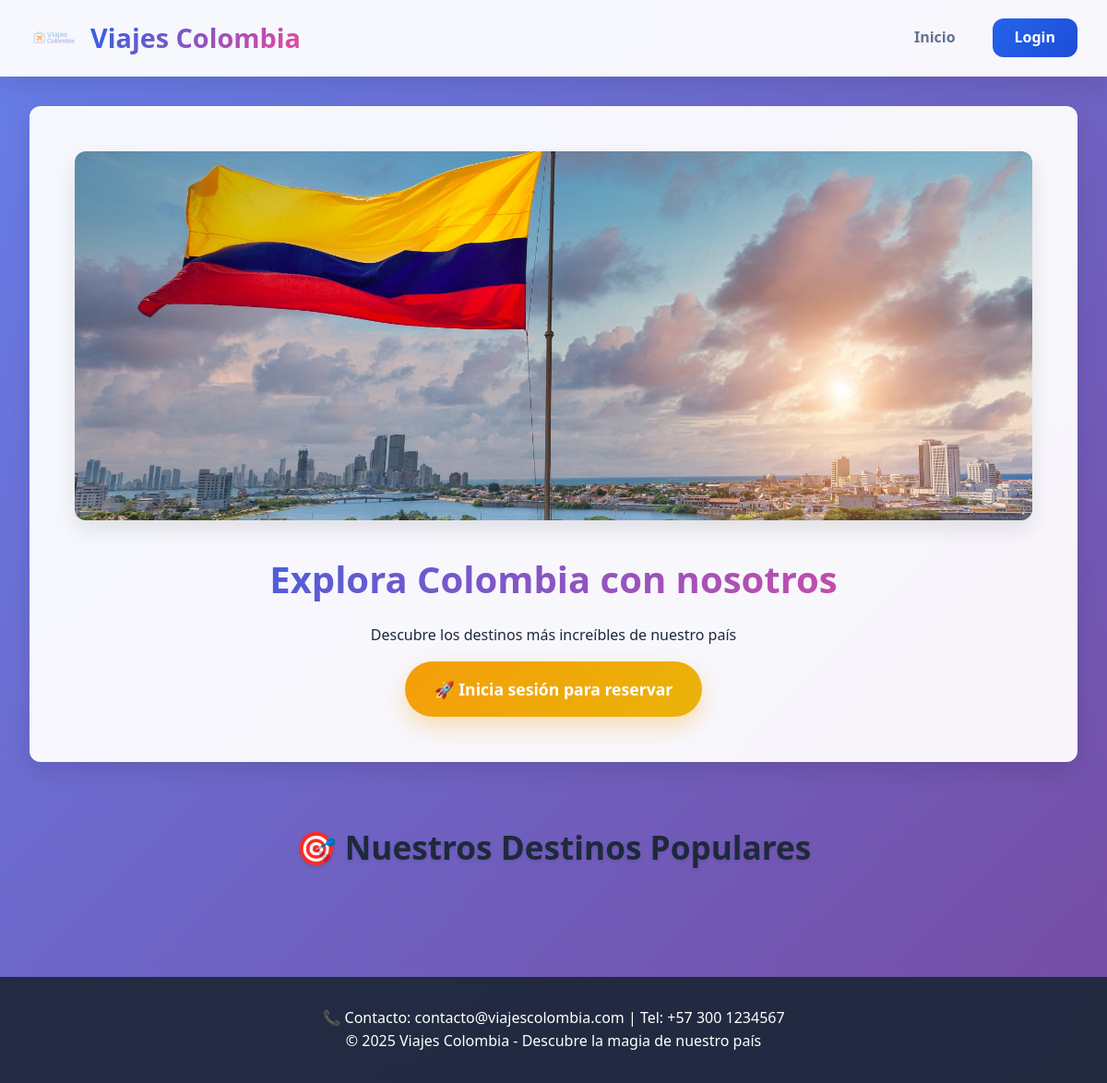
The app's page /app/index.php, older data.
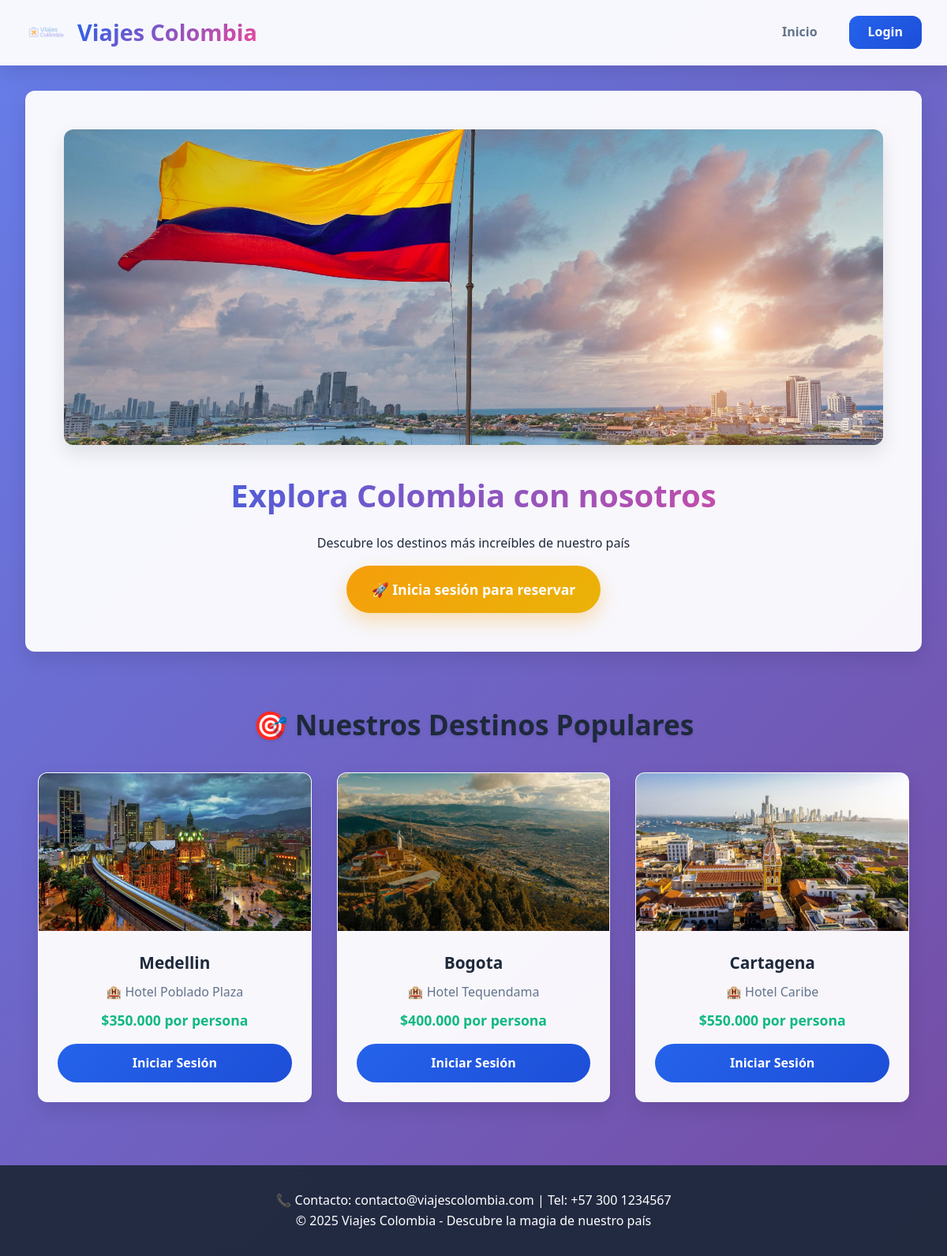
The same page, newer data.
### tables this page shows
CREATE TABLE IF NOT EXISTS destinos (
  id_destino INT AUTO_INCREMENT PRIMARY KEY,
  ciudad VARCHAR(100) NOT NULL,
  hotel VARCHAR(100) NOT NULL,
  costo DECIMAL(10,2) NOT NULL
);

### app/models/Destino.php (called while the page is built, shortened)
<?php
class Destino {
    private $conn;
    private $table = "destinos";
    public function __construct($db){
        $this->conn = $db;
    }
    public function getDestinos(){
        $query = "SELECT * FROM " . $this->table;
        return $this->conn->query($query);
    }
}
?>

### app/index.php (the view, shortened to what this page needs)
<?php
include 'db.php';
include 'models/Destino.php';
$destinoModel = new Destino($conn);
$result = $destinoModel->getDestinos();
$authUrl = AUTH_BASE_URL;
?>
<?php include 'views/header.php'; ?>
<div class="main-container">
    <section class="modern-banner">
        <img src="/assets/img/banner.jpg" alt="Banner Viajes Colombia" class="banner-img">
        <h2>Explora Colombia con nosotros</h2>
        <p>Descubre los destinos más increíbles de nuestro país</p>
        <?php if(isset($_SESSION['id_usuario'])): ?>
            <a href="/reserva.php" class="cta-button">✨ Reserva tu tour</a>
        <?php else: ?>
            <a href="<?php echo htmlspecialchars($authUrl); ?>/login.php" class="cta-button">🚀 Inicia sesión para reservar</a>
        <?php endif; ?>
    </section>
    <section class="destinos-modern">
        <h3 class="section-title">🎯 Nuestros Destinos Populares</h3>
        <div class="destinos-grid">
            <?php while($row = $result->fetch_assoc()): ?>
                <div class="destino-card">
                    <div class="card-image">
                        <img src="/assets/img/<?php echo htmlspecialchars(strtolower($row['ciudad'])); ?>.jpg"
                             alt="<?php echo htmlspecialchars($row['ciudad']); ?>"
                             class="destino-img">
                    </div>
                    <div class="card-content">
                        <h4><?php echo htmlspecialchars($row['ciudad']); ?></h4>
                        <p class="hotel">🏨 <?php echo htmlspecialchars($row['hotel']); ?></p>
                        <p class="precio">$<?php echo number_format($row['costo'], 0, ',', '.'); ?> por persona</p>
                        <?php if(isset($_SESSION['id_usuario'])): ?>
                            <a href="/reserva.php" class="card-button">Reservar Ahora</a>
                        <?php else: ?>
                            <a href="<?php echo htmlspecialchars($authUrl); ?>/login.php" class="card-button">Iniciar Sesión</a>
                        <?php endif; ?>
                    </div>
                </div>
            <?php endwhile; ?>
        </div>
    </section>
</div>
<?php include 'views/footer.php'; ?>

### app/views/header.php (shortened to what this page needs)
<!DOCTYPE html>
<html lang="es">
<head>
    <link rel="stylesheet" href="/assets/css/styles.css">
</head>
<body>
<header class="modern-header">
    <div class="header-container">
        <div class="logo-section">
            <img src="/assets/img/logo.png" alt="Viajes Colombia" class="logo">
            <h1 class="brand-title">Viajes Colombia</h1>
        </div>
        <nav class="modern-nav">
            <a href="/index.php" class="nav-link">Inicio</a>
            <?php if(isset($_SESSION['id_usuario'])): ?>
                <a href="/reserva.php" class="nav-link">Reservar</a>
                <a href="/views/listar_reservaciones.php" class="nav-link">Mis Reservaciones</a>
                <a href="<?php echo AUTH_BASE_URL; ?>/logout.php" class="nav-link logout-btn">Cerrar Sesión</a>
            <?php else: ?>
                <a href="<?php echo AUTH_BASE_URL; ?>/login.php" class="nav-link login-btn">Login</a>
            <?php endif; ?>
        </nav>
    </div>
</header>

### app/views/footer.php
<footer class="modern-footer">
    <div class="footer-content">
        <p>📞 Contacto: contacto@viajescolombia.com | Tel: +57 300 1234567</p>
        <p>© 2025 Viajes Colombia - Descubre la magia de nuestro país</p>
    </div>
</footer>
</body>
</html>

### app/assets/css/styles.css (style rules this page uses)
:root { --primary: #2563eb; --primary-dark: #1d4ed8; --secondary: #f59e0b; --accent: #ec4899; --dark: #1e293b; --light: #f8fafc; --gray: #64748b; --success: #10b981; --danger: #ef4444; --border-radius: 12px; --shadow: 0 10px 25px rgba(0, 0, 0, 0.1); --transition: all 0.3s ease; }
* { margin: 0; padding: 0; box-sizing: border-box; font-family: 'Segoe UI', Tahoma, Geneva, Verdana, sans-serif; }
body { background: linear-gradient(135deg, #667eea 0%, #764ba2 100%); color: var(--dark); line-height: 1.6; min-height: 100vh; }
.modern-header { background: rgba(255, 255, 255, 0.95); backdrop-filter: blur(10px); border-bottom: 1px solid rgba(255, 255, 255, 0.2); box-shadow: var(--shadow); position: sticky; top: 0; z-index: 1000; }
.header-container { max-width: 1200px; margin: 0 auto; padding: 1rem 2rem; display: flex; justify-content: space-between; align-items: center; }
.logo-section { display: flex; align-items: center; gap: 1rem; }
.logo { height: 50px; width: auto; border-radius: 10px; transition: var(--transition); }
.brand-title { color: var(--primary); font-size: 1.8rem; font-weight: 700; background: linear-gradient(135deg, var(--primary), var(--accent)); -webkit-background-clip: text; -webkit-text-fill-color: transparent; }
.modern-nav { display: flex; gap: 1.5rem; align-items: center; }
.nav-link { text-decoration: none; color: var(--gray); font-weight: 600; padding: 0.5rem 1rem; border-radius: var(--border-radius); transition: var(--transition); position: relative; }
.login-btn, .logout-btn { background: linear-gradient(135deg, var(--primary), var(--primary-dark)); color: white !important; padding: 0.5rem 1.5rem; }
.main-container { max-width: 1200px; margin: 2rem auto; padding: 0 2rem; }
.modern-banner { background: rgba(255, 255, 255, 0.95); backdrop-filter: blur(10px); border-radius: var(--border-radius); padding: 3rem; text-align: center; margin-bottom: 2rem; box-shadow: var(--shadow); border: 1px solid rgba(255, 255, 255, 0.2); }
.modern-banner h2 { font-size: 2.5rem; margin-bottom: 1rem; background: linear-gradient(135deg, var(--primary), var(--accent)); -webkit-background-clip: text; -webkit-text-fill-color: transparent; }
.banner-img { width: 100%; max-height: 400px; object-fit: cover; border-radius: var(--border-radius); margin-bottom: 1.5rem; box-shadow: var(--shadow); }
.destinos-modern { padding: 2rem 0; text-align: center; }
.section-title { text-align: center; font-size: 2.2rem; margin-bottom: 2rem; color: var(--dark); font-weight: 700; text-shadow: 0 2px 4px rgba(0, 0, 0, 0.1); }
.destinos-grid { display: grid; grid-template-columns: repeat(auto-fit, minmax(300px, 1fr)); gap: 2rem; justify-items: center; align-items: start; padding: 0 1rem; }
.destino-card { background: rgba(255, 255, 255, 0.95); backdrop-filter: blur(10px); border-radius: var(--border-radius); overflow: hidden; box-shadow: var(--shadow); transition: var(--transition); border: 1px solid rgba(255, 255, 255, 0.2); width: 100%; max-width: 350px; }
.card-image { width: 100%; height: 200px; overflow: hidden; display: flex; justify-content: center; align-items: center; }
.destino-img { width: 100%; height: 100%; object-fit: cover; transition: var(--transition); }
.card-content { padding: 1.5rem; text-align: center; }
.card-content h4 { font-size: 1.3rem; color: var(--dark); margin-bottom: 0.5rem; }
.hotel { color: var(--gray); margin-bottom: 0.5rem; }
.precio { font-size: 1.1rem; font-weight: 700; color: var(--success); margin-bottom: 1rem; }
.card-button { display: inline-block; background: linear-gradient(135deg, var(--primary), var(--primary-dark)); color: white; padding: 0.75rem 1.5rem; border-radius: 25px; text-decoration: none; font-weight: 600; transition: var(--transition); width: 100%; }
.cta-button { display: inline-block; background: linear-gradient(135deg, var(--secondary), #eab308); color: white; padding: 1rem 2rem; border-radius: 50px; text-decoration: none; font-weight: 700; font-size: 1.1rem; transition: var(--transition); margin-top: 1rem; box-shadow: 0 10px 25px rgba(245, 158, 11, 0.3); }
.modern-footer { background: rgba(30, 41, 59, 0.95); color: white; text-align: center; padding: 2rem; margin-top: 3rem; backdrop-filter: blur(10px); }
.footer-content { max-width: 1200px; margin: 0 auto; }

Row changes from the older to the newer data that the page shows:
added destinos: shows a picture, ciudad "Medellin", hotel "Hotel Poblado Plaza", costo "350.000"
added destinos: shows a picture, ciudad "Bogota", hotel "Hotel Tequendama", costo "400.000"
added destinos: shows a picture, ciudad "Cartagena", hotel "Hotel Caribe", costo "550.000"
